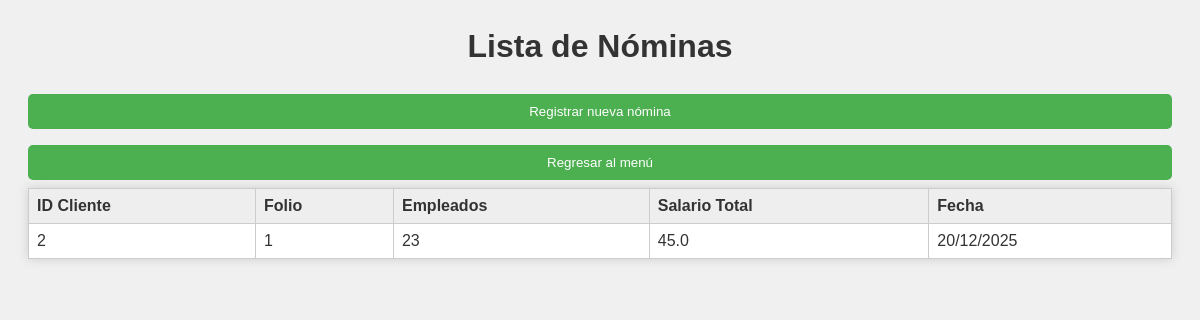
The page /nominas on the database its author committed.
### tables this page shows
CREATE TABLE "CRyP" (
    "id_CRyP" INTEGER,
    "id_client" INTEGER,
    "id_payroll" INTEGER,
    PRIMARY KEY("id_CRyP"),
    CONSTRAINT "fk_id_client" FOREIGN KEY("id_client") REFERENCES "ClientRegister"("id_client"),
    CONSTRAINT "fk_id_payroll" FOREIGN KEY("id_payroll") REFERENCES "Payroll"("id_payroll")
);

CREATE TABLE "Payroll" ("id_payroll" INTEGER, "id_client" INTEGER, "employees" INTEGER, "total_salary" REAL, "date" TEXT, PRIMARY KEY("id_payroll"), CONSTRAINT "fk_id_client" FOREIGN KEY("id_client") REFERENCES "ClientRegister"("id_client"));

### Despacho_Contable_Web.py (the view)
@app.route("/nominas", methods=['GET', 'POST'])
def mostrar_nominas():
    conexion = sqlite3.connect('database.db')
    cursor = conexion.cursor()
    cursor.execute("""
        SELECT CRyP.id_client, Payroll.id_payroll, Payroll.employees, Payroll.total_salary, Payroll.date
        FROM Payroll
        JOIN CRyP ON Payroll.id_payroll = CRyP.id_payroll
    """)
    nominas = cursor.fetchall()
    conexion.close()
    return render_template("nominas.html", nominas=nominas)

### templates/nominas.html (shortened to what this page needs)
<html lang="es">
<head>
    <link rel="stylesheet" href="{{ url_for('static', filename='CSS/Styles.css') }}">
</head>
<body>
    <h1>Lista de Nóminas</h1>
    <a href="{{ url_for('registrar_nomina') }}">
        <button type="button" class="boton-menu">Registrar nueva nómina</button>
    </a>
    <a href="{{ url_for('menu_principal') }}">
        <button type="button" class="boton-menu">Regresar al menú</button>
    </a>
    <table>
        <thead>
            <tr>
                <th>ID Cliente</th>
                <th>Folio</th>
                <th>Empleados</th>
                <th>Salario Total</th>
                <th>Fecha</th>
            </tr>
        </thead>
        {% for nomina in nominas %}
        <tr>
            <td>{{ nomina[0] }}</td>
            <td>{{ nomina[1] }}</td>
            <td>{{ nomina[2] }}</td>
            <td>{{ nomina[3] }}</td>
            <td>{{ nomina[4] }}</td>
        </tr>
        {% endfor %}
    </table>
</body>
</html>

### static/CSS/Styles.css (style rules this page uses)
body { font-family: Arial, sans-serif; padding: 20px; background-color: #f0f0f0; color: #333; }
h1, h2, h3 { text-align: center; color: #333; }
input, select, textarea, button { width: 100%; padding: 10px; margin: 8px 0; border: 1px solid #ccc; border-radius: 5px; box-sizing: border-box; }
button { background-color: #4CAF50; color: white; border: none; cursor: pointer; }
a { color: #007BFF; text-decoration: none; }
table { width: 100%; margin: auto; border-collapse: collapse; background: white; box-shadow: 0 0 10px #ccc; }
th, td { padding: 8px; border: 1px solid #ccc; text-align: left; }
th { background: #eee; }

### rows shown on the page
CRyP: id_client "2", id_payroll "1", employees "23", total_salary "45.0", date "20/12/2025"
